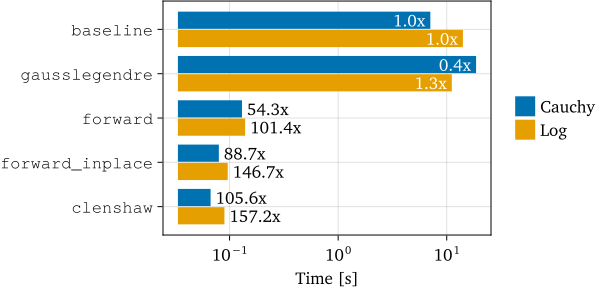

The Julia source for this figure:
using CairoMakie, CSV, DataFrames;

df = CSV.read("./analysis/benchmarks/integrals/integrals.csv", DataFrame);

cauchy = df[!, "Cauchy"];
logs = df[!, "LogKernel"];

height = vec(permutedims(hcat(cauchy, logs)));

cauchy_speedup = (cauchy[end] ./ cauchy)
logs_speedup = logs[end] ./ logs

speedups = vec(permutedims(hcat(cauchy_speedup, logs_speedup)));

table = (
    categories=[1, 1, 2, 2, 3, 3, 4, 4, 5, 5],
    height=height,
    groups=[1, 2, 1, 2, 1, 2, 1, 2, 1, 2]
);

pt = 4 / 3;
inch = 96;

set_theme!(
    fontsize=round(13pt),
    linewidth=2,
    markersize=13,
    figure_padding=1,
    fonts=(regular="charter", bold="charter bold", italic="charter italic", bold_italic="charter bold italic"),
);

fig = Figure(size=(6.27inch, 3inch));
ax = Axis(
    fig[1, 1],
    xlabel="Time [s]",
    yticks=(1:5, ["clenshaw", "forward_inplace", "forward", "gausslegendre", "baseline"]),
    xscale=log10,
    yticklabelfont="TeX Gyre Cursor",
);

c1 = Makie.wong_colors()[2];
c2 = Makie.wong_colors()[1];

b = barplot!(
    table.categories,
    table.height,
    dodge=table.groups,
    color=table.groups,
    direction=:x,
    colormap=[c1, c2],
    bar_labels=speedups,
    flip_labels_at=0.85,
    color_over_background=:black,
    color_over_bar=:white,
    label_formatter=x -> string(round(x, digits=1)) * "x"
);

legend = Legend(
    fig[1, 2],
    [PolyElement(color=c2), PolyElement(color=c1)],
    ["Cauchy", "Log"],
    orientation=:vertical,
    framevisible=false,
);

fig

save("integrals.svg", fig)